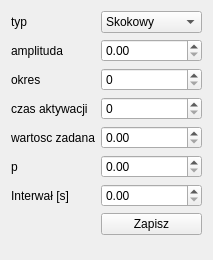
<?xml version="1.0" encoding="UTF-8"?>
<ui version="4.0">
 <class>InneWartosciWIDGET</class>
 <widget class="QWidget" name="InneWartosciWIDGET">
  <property name="geometry">
   <rect>
    <x>0</x>
    <y>0</y>
    <width>203</width>
    <height>260</height>
   </rect>
  </property>
  <property name="windowTitle">
   <string>form</string>
  </property>
  <layout class="QHBoxLayout" name="horizontalLayout">
   <item>
    <layout class="QFormLayout" name="formLayout">
     <item row="0" column="0">
      <widget class="QLabel" name="label">
       <property name="text">
        <string>typ</string>
       </property>
      </widget>
     </item>
     <item row="0" column="1">
      <widget class="QComboBox" name="typComboBox">
       <item>
        <property name="text">
         <string>Skokowy</string>
        </property>
       </item>
       <item>
        <property name="text">
         <string>Sinusoidalny</string>
        </property>
       </item>
       <item>
        <property name="text">
         <string>Prostokątny</string>
        </property>
       </item>
      </widget>
     </item>
     <item row="1" column="0">
      <widget class="QLabel" name="label_2">
       <property name="text">
        <string>amplituda</string>
       </property>
      </widget>
     </item>
     <item row="1" column="1">
      <widget class="QDoubleSpinBox" name="amplituda"/>
     </item>
     <item row="2" column="0">
      <widget class="QLabel" name="label_3">
       <property name="text">
        <string>okres</string>
       </property>
      </widget>
     </item>
     <item row="2" column="1">
      <widget class="QSpinBox" name="okres"/>
     </item>
     <item row="3" column="0">
      <widget class="QLabel" name="label_4">
       <property name="text">
        <string>czas aktywacji</string>
       </property>
      </widget>
     </item>
     <item row="3" column="1">
      <widget class="QSpinBox" name="czasAktywacji"/>
     </item>
     <item row="4" column="0">
      <widget class="QLabel" name="label_5">
       <property name="text">
        <string>wartosc zadana</string>
       </property>
      </widget>
     </item>
     <item row="4" column="1">
      <widget class="QDoubleSpinBox" name="wartoscStala"/>
     </item>
     <item row="5" column="0">
      <widget class="QLabel" name="label_6">
       <property name="text">
        <string>p</string>
       </property>
      </widget>
     </item>
     <item row="5" column="1">
      <widget class="QDoubleSpinBox" name="p"/>
     </item>
     <item row="6" column="0">
      <widget class="QLabel" name="label_7">
       <property name="text">
        <string>Interwał [s]</string>
       </property>
      </widget>
     </item>
     <item row="6" column="1">
      <widget class="QDoubleSpinBox" name="Interwal"/>
     </item>
     <item row="7" column="1">
      <widget class="QPushButton" name="Zapisz">
       <property name="text">
        <string>Zapisz</string>
       </property>
      </widget>
     </item>
    </layout>
   </item>
  </layout>
 </widget>
 <resources/>
 <connections/>
</ui>
